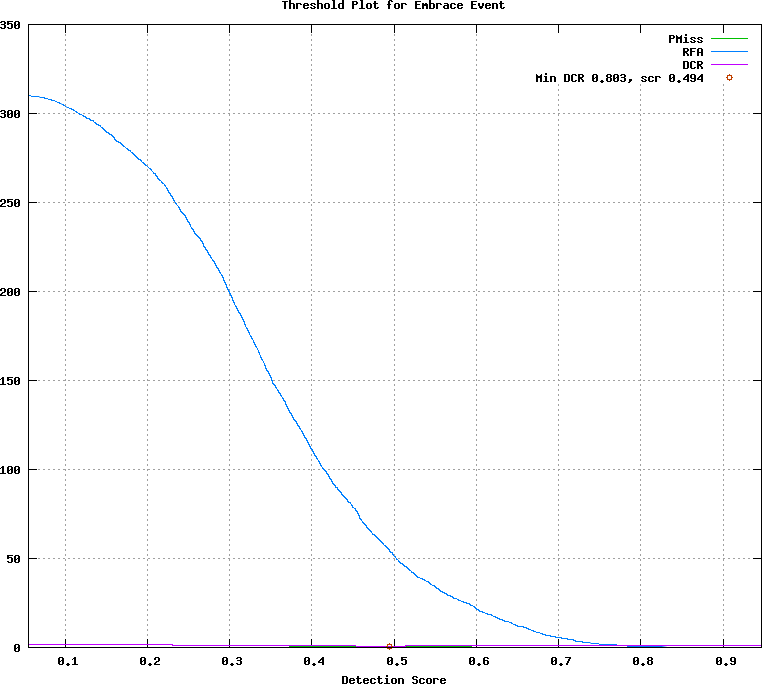

Source code (gnuplot):
## GNUPLOT command file
set terminal postscript color
set style data lines
set title 'Threshold Plot for Embrace Event'
set xlabel 'Detection Score'
set grid
set size ratio 0.85
plot [0.055500:0.946667]  \
  'test.det.Embrace_Event.dat.1' using 1:4 title 'PMiss' with lines lt 2, \
  'test.det.Embrace_Event.dat.1' using 1:5 title 'RFA' with lines lt 3, \
  'test.det.Embrace_Event.dat.1' using 1:6 title 'DCR' with lines lt 4, \
  'test.det.Embrace_Event.dat.2' using 1:2 title 'Min DCR 0.803, scr 0.494' with points lt 6
